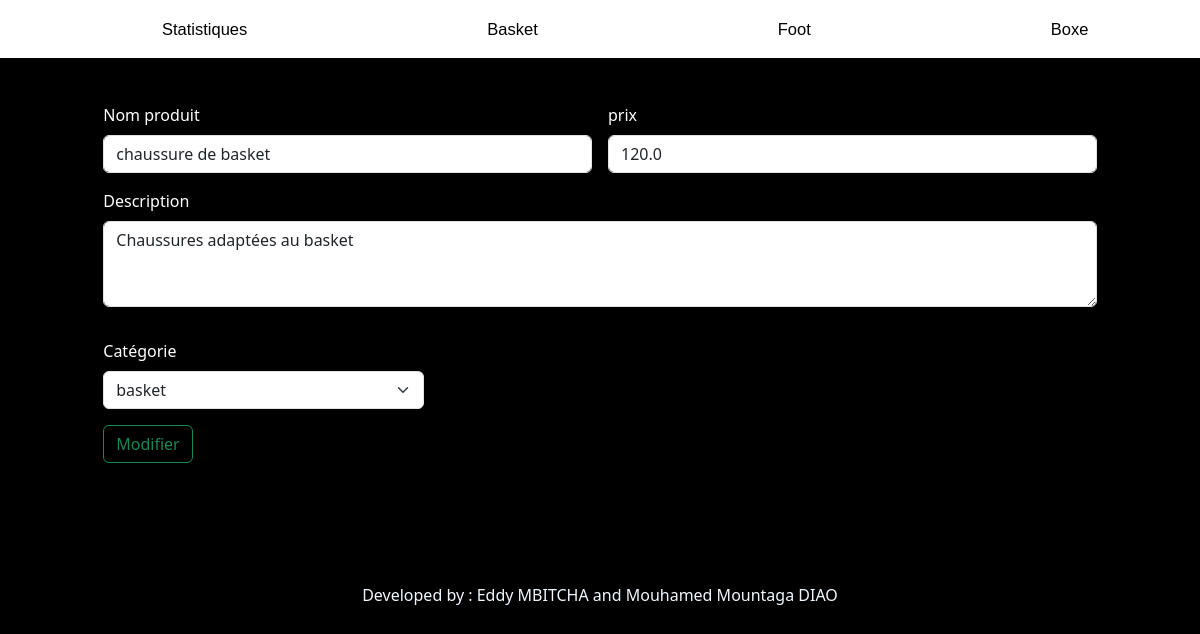
/edit/77/, run on an earlier commit of the app's database.
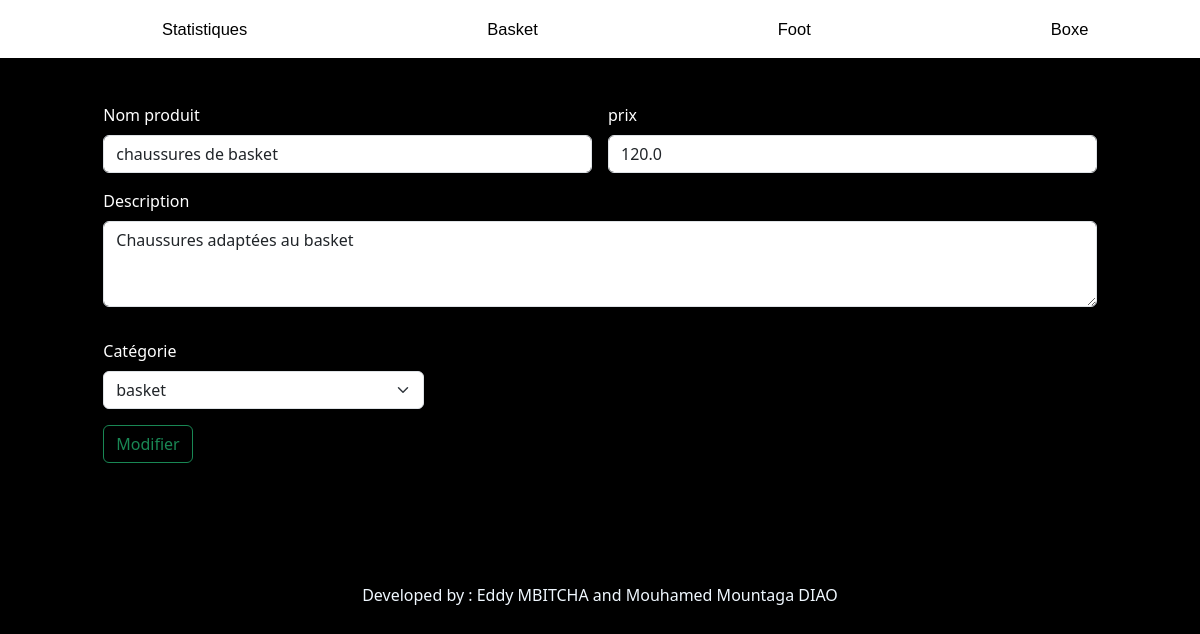
And on a later commit of the database.
### appAsso/models.py (models this page shows, shortened)
class Products(models.Model):
    nomProduit = models.CharField(max_length=45, null=False)
    prix = models.FloatField(default=0.0, null=False)
    cProduit = models.CharField(max_length=45, null=False)
    description = models.TextField(max_length=128, null=True)
    img = models.ImageField(upload_to="media", blank=True)

### appAsso/views.py (the view, shortened to what this page needs)
# urls.py: path('edit/<int:id>/', edit, name='edit'),
def edit(request, id):
    items = Products.objects.get(id=id)
    return render(request, 'edit.html', {'items': items})

### appAsso/templates/edit.html (shortened to what this page needs)
{% extends 'base.html'%}
{% load static %}
{% block content%}
  <head>
    <link rel="stylesheet" href="{% static 'css/edit.css' %}">
  </head>
  <body>
    <h1>Modifier élément</h1>
    <div class="container myContainer" >
      <form class="row g-3" method="POST">
        <div class="col-md-6">
          <label for="inputEmail4" class="form-label">Nom produit</label>
          <input type="text" class="form-control" id="" name="nomProduit" value="{{items.nomProduit}}">
        </div>
        <div class=" form-outline col-md-6">
          <label for="typeNumber" class="form-label">prix</label>
          <input type="number" min="1" class="form-control" id="" name="prix" value="{{items.prix}}" >
        </div>
        <div class="mb-3">
          <label for="exampleFormControlTextarea1" class="form-label">Description</label>
          <textarea class="form-control" id="exampleFormControlTextarea1" rows="3" name="description">{{items.description}}</textarea>
        </div>
        <div class="col-md-4">
          <label for="inputState" class="form-label">Catégorie</label>
          <select id="inputState" class="form-select" name="cProduit" required>
            <option selected>{{items.cProduit}}</option>
          </select>
        </div>
        <div class="col-12">
          <button type="submit" class="btn btn-outline-success" name="addItem">Modifier</button>
        </div>
      </form>
    </div>
  </body>
{% endblock %}

What changed in the data, as far as the page shows it:
changed Products "Chaussures adaptées au basket": nomProduit "chaussure de basket" → "chaussures de basket"
